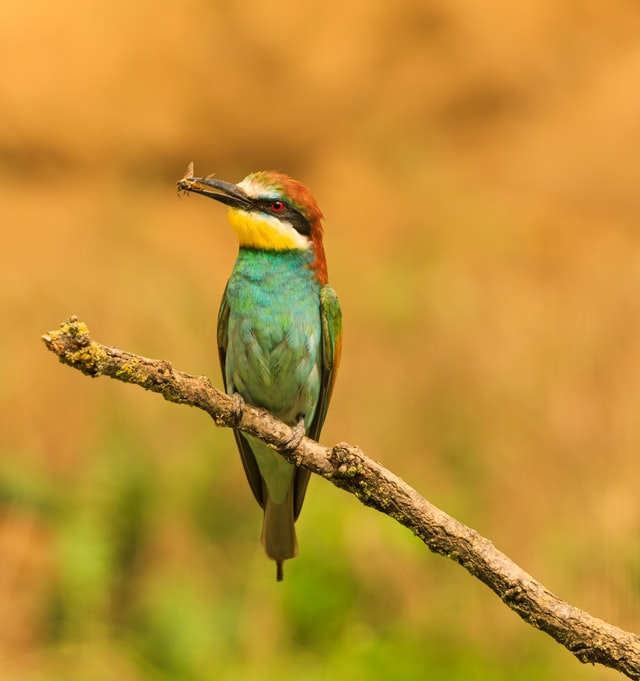
#> input picture Opencv/bird.jpg, 640 x 681 px
$ jupyter execute Untitled.ipynb
#> lines starting #> are read from the running program, lines starting #| are printed output that depends on the picture
[cell 1]
import numpy as np

import cv2

[cell 2]
img = cv2.imread('bird.jpg')
#> img is the input picture: shape (681, 640, 3); mean B, G, R 50.7, 144.7, 193.4
img.shape
#> Out = (681, 640, 3)

[cell 3]
cv2.waitKey(0)
cv2.destroyAllWindows()

[cell 4]
b,g,r = cv2.split(img)
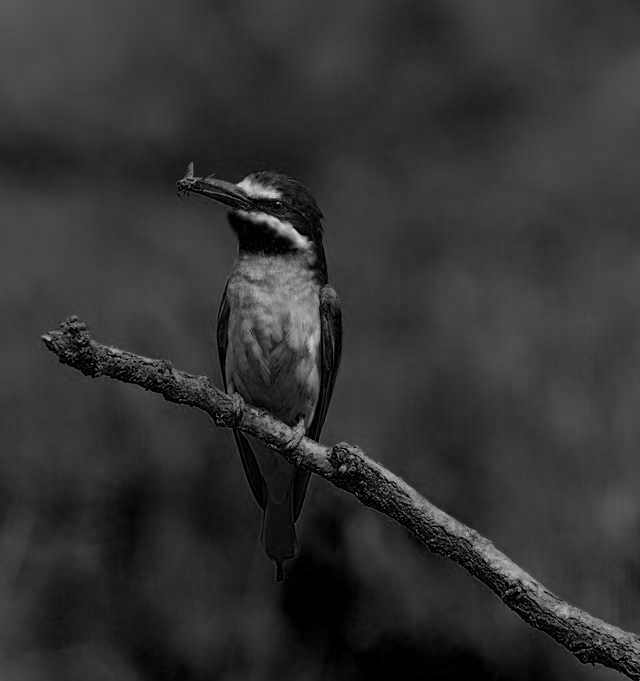
#> b: shape (681, 640); min 0, max 210, mean 50.7
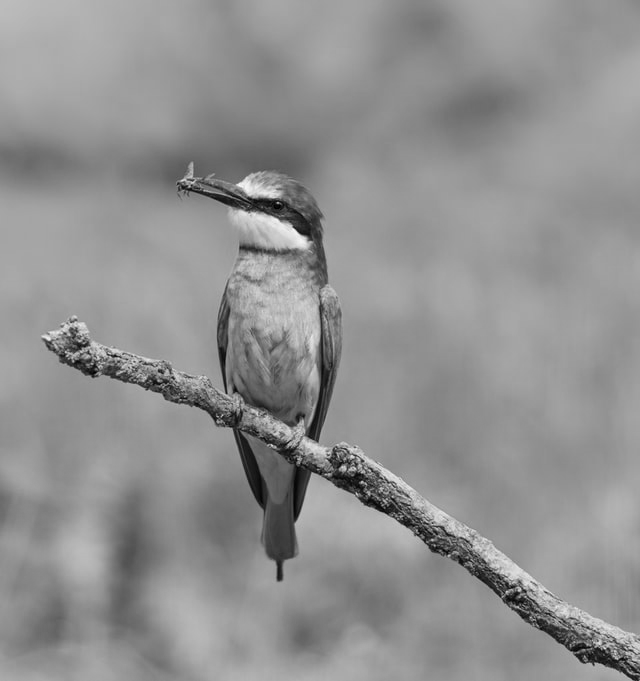
#> g: shape (681, 640); min 0, max 254, mean 144.7
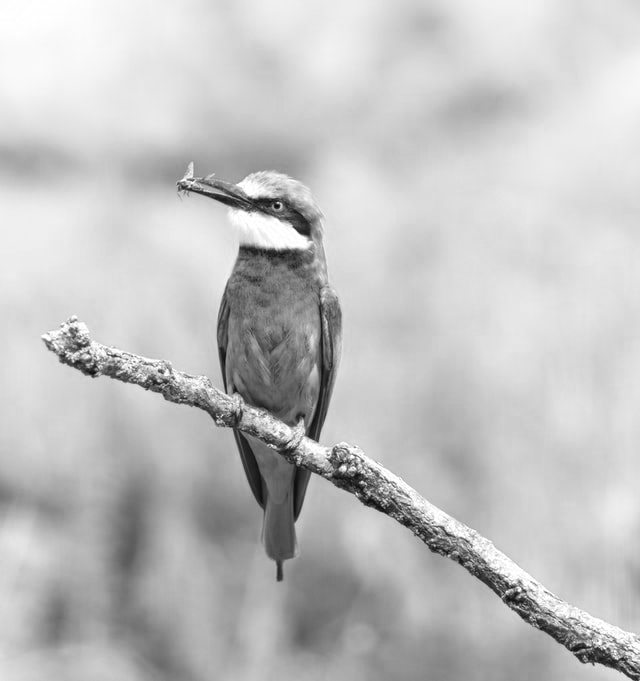
#> r: shape (681, 640); min 8, max 255, mean 193.4

[cell 5]
cv2.imshow("new",img)
cv2.imshow('blue',b)
cv2.imshow('green',g)
cv2.imshow('red',r)
cv2.waitKey(0)
cv2.destroyAllWindows()

[cell 6]
new = cv2.cvtColor(img,cv2.COLOR_BGR2RGB)
nh = cv2.cvtColor(img,cv2.COLOR_BGR2HLS_FULL)
#> nh: shape (681, 640, 3); mean of channels 0, 1, 2 29.3, 122.5, 175.4
gray = cv2.cvtColor(img,cv2.COLOR_BGR2GRAY)
cv2.imshow('rm',new)
cv2.imshow('r',nh)
cv2.imshow('m',gray)
cv2.waitKey(0)
cv2.destroyAllWindows()
